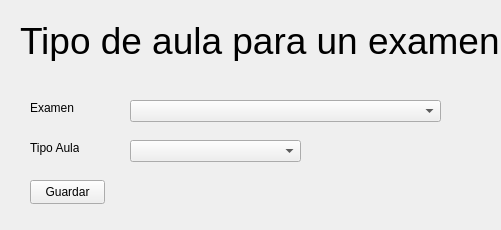
<?xml version="1.0" encoding="UTF-8"?>
<ui version="4.0">
 <class>res_tipoAula</class>
 <widget class="QWidget" name="res_tipoAula">
  <property name="geometry">
   <rect>
    <x>0</x>
    <y>0</y>
    <width>501</width>
    <height>230</height>
   </rect>
  </property>
  <property name="windowTitle">
   <string>res_tipoAula</string>
  </property>
  <widget class="QLabel" name="Title">
   <property name="geometry">
    <rect>
     <x>20</x>
     <y>20</y>
     <width>491</width>
     <height>41</height>
    </rect>
   </property>
   <property name="font">
    <font>
     <pointsize>28</pointsize>
    </font>
   </property>
   <property name="text">
    <string>Tipo de aula para un examen</string>
   </property>
  </widget>
  <widget class="QPushButton" name="save">
   <property name="geometry">
    <rect>
     <x>30</x>
     <y>180</y>
     <width>75</width>
     <height>24</height>
    </rect>
   </property>
   <property name="text">
    <string>Guardar</string>
   </property>
  </widget>
  <widget class="QLabel" name="examen">
   <property name="geometry">
    <rect>
     <x>30</x>
     <y>100</y>
     <width>49</width>
     <height>16</height>
    </rect>
   </property>
   <property name="text">
    <string>Examen</string>
   </property>
  </widget>
  <widget class="QComboBox" name="examenText">
   <property name="geometry">
    <rect>
     <x>130</x>
     <y>100</y>
     <width>311</width>
     <height>22</height>
    </rect>
   </property>
  </widget>
  <widget class="QLabel" name="tipoAula">
   <property name="geometry">
    <rect>
     <x>30</x>
     <y>140</y>
     <width>49</width>
     <height>16</height>
    </rect>
   </property>
   <property name="text">
    <string>Tipo Aula</string>
   </property>
  </widget>
  <widget class="QComboBox" name="tipoAulaText">
   <property name="geometry">
    <rect>
     <x>130</x>
     <y>140</y>
     <width>171</width>
     <height>22</height>
    </rect>
   </property>
  </widget>
 </widget>
 <resources/>
 <connections/>
</ui>
